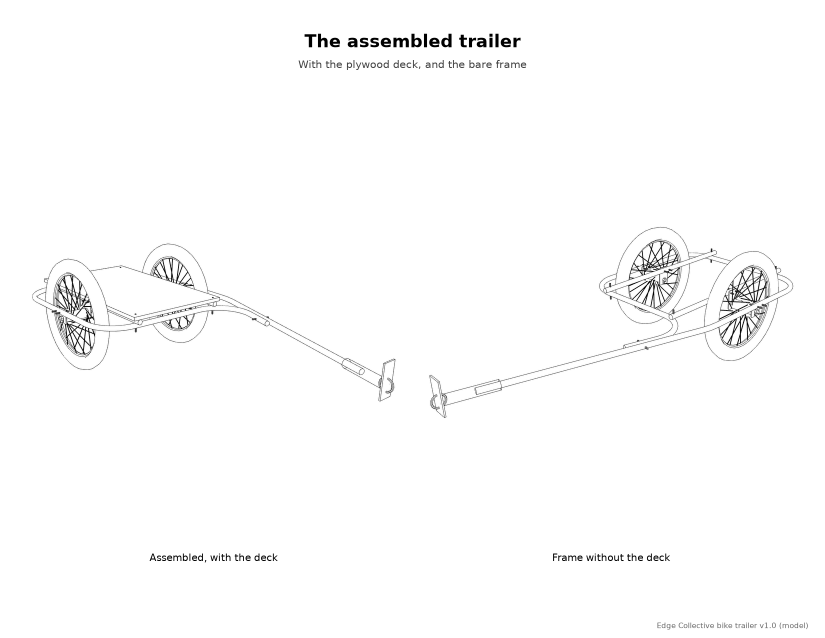
#> input picture bike_trailer/print/pages/02_assembled.png, 1650 x 1275 px, found by its file name (shown at 1/2 size)
$ python bt_print.py ../print/pages/01_title.png ../print/pages/02_assembled.png
#> lines starting #> are read from the running program, lines starting #| are printed output that depends on the picture
### bike_trailer/generator/bt_geom.py
"""Edge Collective bike trailer, version 1.0 (edgecollective.io/projects/biketrailer).
1/2 in EMT conduit frame bent from one 10 ft length, two inner bars from a
second length, 16 in kids' wheels in laser-cut dropouts, vinyl-tube hitch.
Pure Python.  Inches, Z up, +Y forward (toward the bike), +X to the right.
Frame sizes are estimates from the photos; the dropouts follow the
project's own OpenSCAD files (v0.3)."""
import math

MM = 1.0 / 25.4
OD = 0.706                     # 1/2 in EMT outside diameter
RP = OD / 2
RB = 4.5                       # bender centreline radius
WR = 8.125                     # 16 in tire, outside radius
TIRE_W = 2.1
OLD = 100 * MM                 # hub locknut width
PLATE = 3.2 * MM               # 0.125 in stainless
XO = 11.5                      # outer bars (x = +-XO)
XI = XO - (OLD + 2 * PLATE + OD)   # inner bars, ~4.9 in inside
YS = 7.0                       # outer bar straight: y -YS..+YS
YC = YS + RB                   # cross members at y = +-YC
AXLE_Z = WR
ZO = AXLE_Z + 26 * MM          # outer bar centre (short dropout: axle 26 mm below the bar)
ZI = ZO + OD                   # inner bars sit on the cross members
PHI = math.radians(15.4)       # tongue angle in from straight ahead
TIP_Y = YC + 27.0

COL = {'conduit': (0.74, 0.76, 0.78, 1.0), 'plate': (0.60, 0.62, 0.65, 1.0), 'tire': (0.10, 0.10, 0.11, 1.0),
       'rim': (0.80, 0.81, 0.83, 1.0), 'hub': (0.55, 0.56, 0.58, 1.0), 'spoke': (0.78, 0.79, 0.80, 1.0),
       'bolt': (0.45, 0.46, 0.48, 1.0), 'vinyl': (0.86, 0.92, 0.96, 1.0), 'deck': (0.78, 0.63, 0.43, 1.0),
       'cap': (0.85, 0.20, 0.15, 1.0), 'hitch': (0.25, 0.26, 0.28, 1.0)}


# ---------------------------------------------------------------- paths and tubes
def path_points(segs, z, step_deg=8.0):
    """segs: ('L', (x0,y0), (x1,y1)) or ('A', centre, r, a0, a1) in degrees.
    Returns centreline points (x, y, z) and the total length."""
#> called with z = 9.15, step_deg = 4
    pts, length = [], 0.0
    for s in segs:
        if s[0] == 'L':
            p0, p1 = s[1], s[2]
            if not pts:
                pts.append((p0[0], p0[1], z))
            pts.append((p1[0], p1[1], z))
            length += math.hypot(p1[0] - p0[0], p1[1] - p0[1])
        else:
            c, r, a0, a1 = s[1], s[2], s[3], s[4]
            n = max(2, int(abs(a1 - a0) / step_deg))
            for k in range(0 if not pts else 1, n + 1):
                a = math.radians(a0 + (a1 - a0) * k / n)
                pts.append((c[0] + r * math.cos(a), c[1] + r * math.sin(a), z))
            length += r * math.radians(abs(a1 - a0))
    clean = [pts[0]]
    for p in pts[1:]:
        if math.dist(p, clean[-1]) > 1e-6:
            clean.append(p)
    return clean, length


# [69 lines left out: functions tube, cyl, torus, box, not called in this run]


# ---------------------------------------------------------------- the main frame
def main_frame_segments():
    """One 10 ft conduit: tongue tip -> tongue -> left outer bar -> back ->
    right outer bar -> front cross member -> curves forward, bolted beside
    the tongue."""
    s, c_ = math.sin(PHI), math.cos(PHI)
    rt = 9.0                                         # gentle bend from the left bar into the tongue
    ctr = (-XO + rt, YS + 2.0)
    bend_end = (ctr[0] - rt * c_, ctr[1] + rt * s)
    tl = (TIP_Y - bend_end[1]) / c_
    tip = (bend_end[0] + s * tl, TIP_Y)
    segs = [('L', tip, bend_end),
            ('A', ctr, rt, 180.0 - math.degrees(PHI), 180.0),
            ('L', (-XO, YS + 2.0), (-XO, -YS)),
            ('A', (-XO + RB, -YS), RB, 180.0, 270.0),
            ('L', (-XO + RB, -YC), (XO - RB, -YC)),
            ('A', (XO - RB, -YS), RB, 270.0, 360.0),
            ('L', (XO, -YS), (XO, YS)),
            ('A', (XO - RB, YS), RB, 0.0, 90.0)]
    # front cross member heading -x, then a right turn into a tail beside the tongue
    d = (s, c_)                                      # tongue direction, toward the tip
    nr = (c_, -s)                                    # tongue's right-hand side
    off = OD                                         # tail centreline one pipe diameter inside the tongue
    # turn centre at (xc, YC + RB); turn ends heading d at (xc, YC + RB) - RB * nr
    # that point must lie on the tongue line shifted by `off` along nr
    p0 = (tip[0] + off * nr[0], tip[1] + off * nr[1])
    # solve xc: (xc - RB*c_ - p0x, YC + RB + RB*s - p0y) parallel to d
    ey = YC + RB + RB * s
    xc = p0[0] + d[0] * (ey - p0[1]) / d[1] + RB * c_
    end = (xc - RB * c_, ey)
    a_end = math.degrees(math.atan2(end[1] - (YC + RB), end[0] - xc))   # clockwise from 270 deg
    segs += [('L', (XO - RB, YC), (xc, YC)),
             ('A', (xc, YC + RB), RB, 270.0, a_end if a_end < 270.0 else a_end - 360.0)]
    tail_len = 4.5
    segs.append(('L', end, (end[0] + d[0] * tail_len, end[1] + d[1] * tail_len)))
    joint = (end[0] + d[0] * tail_len / 2 - off / 2 * nr[0], end[1] + d[1] * tail_len / 2 - off / 2 * nr[1])
    return segs, tip, xc, joint


# ---------------------------------------------------------------- dropouts
def dropout_outline(long):
    """Plate outline in (u along the bar, v up), inches, centred on the
    plate; slot open at the bottom.  From ver_0.3_wide_*.scad."""
    w, h = 35.0, 45.0 + (18.0 if long else 0.0)
    rr = 5.0
    hw, hh = w / 2 + rr, h / 2 + rr
    slot_w, slot_head = 10.0, -h / 2 + 20.0 - rr        # head centre v
    pts = []

    def arc(cx, cy, a0, a1, n=5):
        for k in range(n + 1):
            a = math.radians(a0 + (a1 - a0) * k / n)
            pts.append((cx + rr * math.cos(a), cy + rr * math.sin(a)))
    # bottom edge left to the slot
    pts.append((-hw + rr, -hh))
    pts.append((-slot_w / 2, -hh))
    pts.append((-slot_w / 2, slot_head))
    for k in range(1, 8):                                # rounded slot head (semicircle, radius 5)
        a = math.radians(180 - 180 * k / 8)
        pts.append((slot_w / 2 * math.cos(a), slot_head + slot_w / 2 * math.sin(a)))
    pts.append((slot_w / 2, slot_head))
    pts.append((slot_w / 2, -hh))
    pts.append((hw - rr, -hh))
    arc(hw - rr, -hh + rr, -90, 0)
    arc(hw - rr, hh - rr, 0, 90)
    arc(-hw + rr, hh - rr, 90, 180)
    arc(-hw + rr, -hh + rr, 180, 270)
    screw_v = h / 2 - 18.0 / 2 + rr
    screw_u = w / 2 - 4.0
    axle_v = slot_head
    return ([(u * MM, v * MM) for u, v in pts], [(su * screw_u * MM, screw_v * MM) for su in (-1, 1)], 2.0 * MM,
            axle_v * MM, screw_v * MM)


# [114 lines left out: functions plate_faces, wheel_parts, build, materials, not called in this run]

### bike_trailer/generator/bt_print.py
"""Black-and-white print set for the Edge Collective bike trailer v1.0:
hidden-line renders from IngeTrazo plus to-scale drawings, one PDF.
Usage: bt_print.py OUT_DIR RENDER_DIR"""
import math
import os
import sys

import matplotlib
matplotlib.use('Agg')
import matplotlib.pyplot as plt
from matplotlib.backends.backend_pdf import PdfPages
from matplotlib.patches import Polygon, FancyArrowPatch, Circle, Rectangle
from PIL import Image, ImageOps

sys.path.insert(0, os.path.dirname(os.path.abspath(__file__)))
import bt_geom as B

OUT, REN = sys.argv[1], sys.argv[2]
os.makedirs(os.path.join(OUT, 'pages'), exist_ok=True)
plt.rcParams.update({'font.family': 'DejaVu Sans', 'hatch.color': 'black', 'hatch.linewidth': 0.35, 'pdf.fonttype': 42})
LAND, PORT = (11.0, 8.5), (8.5, 11.0)
MM = B.MM


def frac(x, den=8):
    n = int(round(x * den)); w, r = divmod(n, den)
    if r == 0:
        return '%d' % w
    g = math.gcd(r, den)
    return ('%d %d/%d' % (w, r // g, den // g)) if w else '%d/%d' % (r // g, den // g)


def crop(path, pad=30):
    im = Image.open(path).convert('L')
    box = ImageOps.invert(im).point(lambda v: 255 if v > 12 else 0).getbbox()
    if box:
        x0, y0, x1, y1 = box
        im = im.crop((max(0, x0 - pad), max(0, y0 - pad), min(im.width, x1 + pad), min(im.height, y1 + pad)))
    return im


def page(size, title, subtitle=None):
    fig = plt.figure(figsize=size)
    fig.text(0.5, 1 - 0.45 / size[1], title, ha='center', va='top', fontsize=17, fontweight='bold')
    if subtitle:
        fig.text(0.5, 1 - 0.80 / size[1], subtitle, ha='center', va='top', fontsize=10, color='0.25')
    fig.text(0.98, 0.012, 'Edge Collective bike trailer v1.0 (model)', ha='right', va='bottom', fontsize=7, color='0.4')
    return fig


def image(fig, name, left, bottom, width, height, caption=None):
    path = os.path.join(REN, name + '.png')
    sw, sh = fig.get_size_inches()
    if not os.path.exists(path):
        fig.text((left + width / 2) / sw, (bottom + height / 2) / sh, '[render missing: %s]' % name, ha='center')
        return
    im = crop(path)
    iw, ih = im.size
    s = min(width / iw, height / ih)
    w, h = iw * s, ih * s
    l, b = left + (width - w) / 2, bottom + (height - h) / 2
    ax = fig.add_axes([l / sw, b / sh, w / sw, h / sh])
    ax.imshow(im, cmap='gray', vmin=0, vmax=255, interpolation='lanczos')
    ax.axis('off')
    if caption:
        fig.text((left + width / 2) / sw, (bottom - 0.08) / sh, caption, ha='center', va='top', fontsize=9.5)


def scaled(fig, left, bottom, width, height, scale, x0, y0):
    sw, sh = fig.get_size_inches()
    ax = fig.add_axes([left / sw, bottom / sh, width / sw, height / sh])
    ax.set_xlim(x0, x0 + width * scale); ax.set_ylim(y0, y0 + height * scale)
    ax.set_aspect('equal'); ax.axis('off')
    return ax


def poly(ax, pts, hatch=None, ls='-', lw=0.9, fill='white', z=2):
    ax.add_patch(Polygon(pts, closed=True, facecolor=fill, edgecolor='black', hatch=hatch, linestyle=ls, lw=lw, zorder=z))


def dim(ax, p1, p2, text, off, fs=8):
    dx, dy = p2[0] - p1[0], p2[1] - p1[1]
    L = math.hypot(dx, dy); nx, ny = -dy / L, dx / L
    a = (p1[0] + nx * off, p1[1] + ny * off); b = (p2[0] + nx * off, p2[1] + ny * off)
    for p, q in ((p1, a), (p2, b)):
        ax.plot([p[0] + nx * off * 0.1, q[0] + nx * off * 0.08], [p[1] + ny * off * 0.1, q[1] + ny * off * 0.08],
                color='black', lw=0.5, zorder=5)
    ax.add_patch(FancyArrowPatch(a, b, arrowstyle='<->', mutation_scale=7, lw=0.6, color='black', zorder=5))
    ang = math.degrees(math.atan2(dy, dx))
    if ang > 90 or ang < -90:
        ang += 180
    ax.text((a[0] + b[0]) / 2, (a[1] + b[1]) / 2, text, ha='center', va='center', rotation=ang, fontsize=fs, zorder=6,
            bbox=dict(facecolor='white', edgecolor='none', pad=0.6))


def note(ax, xy, xytext, text, fs=8):
    ax.annotate(text, xy=xy, xytext=xytext, fontsize=fs, ha='left', va='center', zorder=7,
                bbox=dict(facecolor='white', edgecolor='none', pad=0.8),
                arrowprops=dict(arrowstyle='-', lw=0.5, color='black', shrinkA=0, shrinkB=1))


def pipe2d(ax, pts, r=B.RP, lw=0.9):
    """Plan view of a pipe: its two edges from a centreline polyline."""
    left, right = [], []
    n = len(pts)
    for i, p in enumerate(pts):
        a = pts[max(i - 1, 0)]; b = pts[min(i + 1, n - 1)]
        tx, ty = b[0] - a[0], b[1] - a[1]
        L = math.hypot(tx, ty); nx, ny = -ty / L, tx / L
        left.append((p[0] + nx * r, p[1] + ny * r)); right.append((p[0] - nx * r, p[1] - ny * r))
    poly(ax, left + right[::-1], lw=lw)


segs, tip, xc, joint = B.main_frame_segments()
pts3, L_main = B.path_points(segs, B.ZO, step_deg=4.0)
PTS = [(p[0], p[1]) for p in pts3]

# bend schedule from the tip
sched = []
pos = 0.0
prev_heading = None
for s in segs:
    if s[0] == 'L':
        L = math.hypot(s[2][0] - s[1][0], s[2][1] - s[1][1])
        sched.append(('straight', pos, pos + L, None, None))
        pos += L
    else:
        c, r, a0, a1 = s[1:]
        L = r * math.radians(abs(a1 - a0))
        turn = 'left' if a1 > a0 else 'right'
        sched.append(('bend', pos, pos + L, abs(a1 - a0), turn, r))
        pos += L

pdf_path = os.path.join(OUT, 'bike_trailer_print.pdf')
names = []
with PdfPages(pdf_path) as pdf:
    def emit(fig, name):
        pdf.savefig(fig); fig.savefig(os.path.join(OUT, 'pages', name + '.png'), dpi=150); plt.close(fig); names.append(name)

    # 1 title
    fig = page(LAND, 'Bike Trailer v1.0 (Edge Collective)',
               '1/2 in EMT conduit frame  |  recycled 16 in wheels  |  laser-cut dropouts  |  vinyl-tube hitch')
    image(fig, '00_overview', 0.4, 2.4, 10.2, 4.8, '1 Materials   >   2 Bent main frame   >   3 Assembled trailer   >   4 Exploded')
    facts = ['Main frame: one 10 ft length of 1/2 in EMT, bent into the tongue and a loop around both wheels (about %s x %s in).'
             % (frac(2 * B.XO + B.OD), frac(2 * B.YC + B.OD)),
             'Inner bars: two %s in pieces from a second 10 ft length, bolted on top of the loop.' % frac(2 * B.YC + 2),
             'Each wheel hangs between a short dropout (outer bar) and a long dropout (inner bar, one pipe higher).',
             'Hitch: 6 in of 7/8 in braided vinyl tube over the tongue tip, to a Burley-style coupler on the bike axle.',
             'Frame sizes are estimates from the project photos; dropouts follow the project\'s SCAD files.']
    for i, t in enumerate(facts):
        fig.text(0.6 / 11, (1.75 - i * 0.27) / 8.5, u'•  ' + t, fontsize=9.5, va='center')
    emit(fig, '01_title')

    # 2 assembled
    fig = page(LAND, 'The assembled trailer', 'With the plywood deck, and the bare frame')
    image(fig, '02_assembled', 0.3, 1.2, 5.1, 6.0, 'Assembled, with the deck')
#> in crop, `box = ImageOps.invert(im).point(lambda v: 255 if v > 12 else 0).getbbo..`: box = (64, 67, 1616, 1260)
#> in crop, `x0, y0, x1, y1 = box`: x0 = 64; y0 = 67; x1 = 1616; y1 = 1260
#> in crop, `im = im.crop((max(0, x0 - pad), max(0, y0 - pad), min(im.width, x1 + p..`:
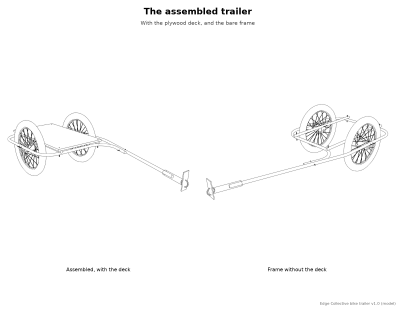
#> im: PIL image 1612x1238 L (shown at 1/4 size); min 0, max 255, mean 251.7
    image(fig, '03_no_deck', 5.6, 1.2, 5.1, 6.0, 'Frame without the deck')
    emit(fig, '02_assembled')

    # 3 frame plan, to scale
    fig = page(LAND, 'Frame, from above (1:7)', 'Main frame (one 10 ft conduit), inner bars, wheels dashed, dropouts')
    ax = scaled(fig, 0.6, 0.4, 9.8, 7.0, 7.0, -21.0, -25.0)
    # rotate so the tongue points right: draw (y, -x)
    R = lambda p: (p[1], -p[0])
    pipe2d(ax, [R(p) for p in PTS])
    for sx in (-1, 1):
        pipe2d(ax, [R((sx * B.XI, -B.YC - 1.0)), R((sx * B.XI, B.YC + 1.0))])
        xw = sx * (B.XO + B.XI) / 2
        a, b = R((xw - B.TIRE_W / 2, -B.WR)), R((xw + B.TIRE_W / 2, B.WR))
        ax.add_patch(Rectangle((min(a[0], b[0]), min(a[1], b[1])), abs(b[0] - a[0]), abs(b[1] - a[1]), fill=False, ls=(0, (3, 2)), lw=0.7))
        for xb, inward in ((sx * B.XO, -sx), (sx * B.XI, sx)):
            xf = xb + inward * B.RP
            p0, p1 = R((xf, -22.5 * MM)), R((xf + inward * 0.125, 22.5 * MM))
            ax.add_patch(Rectangle((min(p0[0], p1[0]), min(p0[1], p1[1])), abs(p1[0] - p0[0]), abs(p1[1] - p0[1]),
                                   facecolor='black', lw=0.3))
    for sx in (-1, 1):
        for sy in (-1, 1):
            ax.plot(*R((sx * B.XI, sy * B.YC)), marker='o', ms=2.5, color='black', zorder=8)
    ax.plot(*R(joint), marker='o', ms=2.5, color='black', zorder=8)
    tube_end = (tip[0] + math.sin(B.PHI) * 3.5, tip[1] + math.cos(B.PHI) * 3.5)
    poly(ax, [R((tip[0] - 0.6, tip[1] - 2.5)), R((tip[0] + 0.6, tip[1] - 2.5)), R((tube_end[0] + 0.6, tube_end[1])),
              R((tube_end[0] - 0.6, tube_end[1]))], hatch='xxxx', lw=0.6, z=3)
    xb_, yo_ = -B.YC - B.RP, B.XO + B.RP              # drawing coords: back edge x, outer edge |y|
    tube_x = tube_end[1]
    dim(ax, (xb_, -yo_), (xb_, yo_), frac(2 * B.XO + B.OD) + ' outside', 3.4)
    dim(ax, (xb_, -yo_), (-xb_, -yo_), frac(2 * B.YC + B.OD) + ' outside', -3.2)
    dim(ax, (xb_, -yo_), (tube_x, -yo_), frac(tube_x - xb_) + ' overall, back to hitch', -7.0)
    dim(ax, (2.0, B.XI), (2.0, B.XO), frac(B.XO - B.XI), 0.0, fs=7)
    note(ax, R((-B.XI, -B.YC)), (-9.0, 17.5), 'bolts: inner bars to the loop (4)', fs=7.5)
    note(ax, R(joint), (24.0, 17.0), 'bolt: tongue joint', fs=7.5)
    note(ax, R((tip[0], tip[1] + 1.0)), (30.0, -2.0), 'vinyl tube + hitch', fs=7.5)
    note(ax, (4.0, -(B.XO + B.XI) / 2), (16.0, -13.5), 'wheels (dashed) between their dropouts', fs=7.5)
    ax.text(xb_ - 7.0, 0.0, 'back', ha='center', va='center', fontsize=8, rotation=90, color='0.3')
    ax.text(tube_x + 2.0, 6.0, 'to bike', ha='left', va='center', fontsize=8, color='0.3')
    emit(fig, '03_plan')
#> call 3 of emit, with name = '03_plan'
#> in emit (call 3), `pdf.savefig(fig)`:
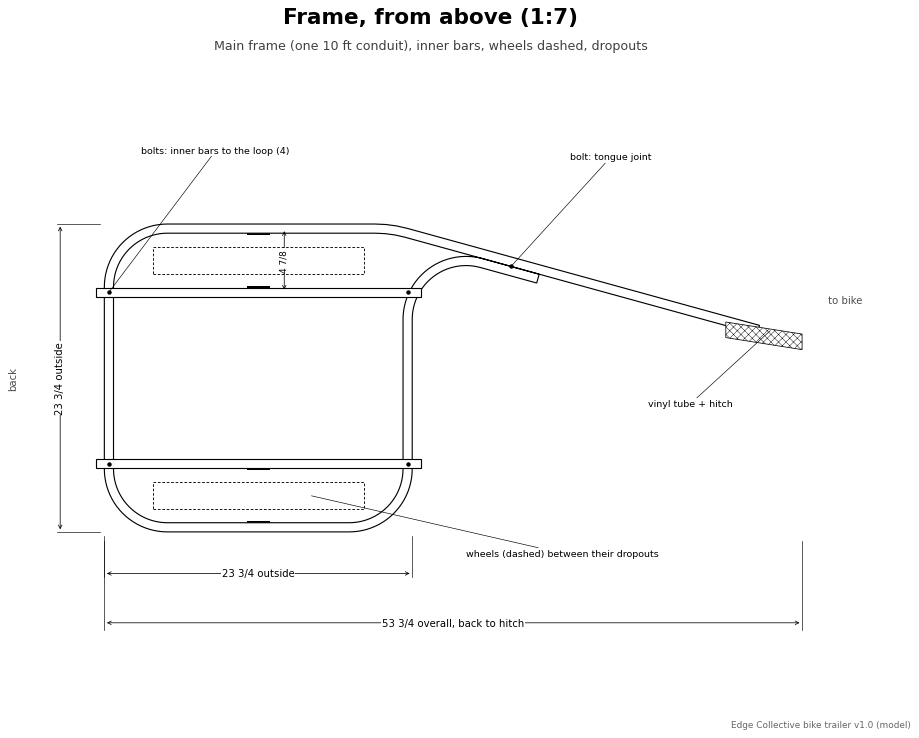
#> figure drawn by matplotlib, 1 panel

    # 4 wheel mount: render + section drawing
    fig = page(LAND, 'The wheel mount', 'Short dropout on the outer bar, long dropout on the inner bar, axle level')
    image(fig, '04_wheel_mount', 0.3, 1.0, 5.6, 6.4)
    fig.text(6.3 / 11, 7.4 / 8.5, 'Section through the axle, looking forward (1:1.6)', fontsize=10, fontweight='bold')
    ax = scaled(fig, 6.2, 1.0, 4.5, 6.2, 1.6, -13.4, 3.0)
    xw = -(B.XO + B.XI) / 2
    ax.add_patch(Circle((-B.XO, B.ZO), B.RP, facecolor='white', edgecolor='black', lw=0.9, hatch='////', zorder=3))
    ax.add_patch(Circle((-B.XI, B.ZI), B.RP, facecolor='white', edgecolor='black', lw=0.9, hatch='////', zorder=3))
    ax.add_patch(Circle((-B.XI, B.ZO), B.RP, facecolor='white', edgecolor='black', lw=0.6, ls=(0, (2, 1.5)), zorder=2))
    for xb, long, inward in ((-B.XO, False, 1), (-B.XI, True, -1)):
        ol, holes, hr, axle_v, screw_v = B.dropout_outline(long)
        zb = B.ZI if long else B.ZO
        vs = [p[1] for p in ol]
        z0, z1 = zb - screw_v + min(vs), zb - screw_v + max(vs)
        xf = xb + inward * B.RP
        ax.add_patch(Rectangle((min(xf, xf + inward * B.PLATE), z0), B.PLATE, z1 - z0, facecolor='black', lw=0.3, zorder=4))
        ax.plot([xb - 1.0, xb + 1.0], [zb, zb], color='black', lw=0.6, zorder=5)
    ax.add_patch(Rectangle((xw - B.OLD / 2, B.AXLE_Z - 0.7), B.OLD, 1.4, facecolor='white', edgecolor='black', lw=0.8, zorder=3))
    ax.add_patch(Rectangle((xw - B.OLD / 2 - B.PLATE - 0.55, B.AXLE_Z - 0.19), B.OLD + 2 * B.PLATE + 1.1, 0.38,
                           facecolor='white', edgecolor='black', lw=0.6, zorder=2))
    ax.add_patch(Rectangle((xw - B.TIRE_W / 2, 0.0), B.TIRE_W, 2 * B.WR, facecolor='none', edgecolor='black', lw=0.6,
                           ls=(0, (3, 2)), zorder=1))
    ax.plot([xw, xw], [-0.3, 2 * B.WR + 0.3], color='black', lw=0.4, ls='-.')
    dim(ax, (-B.XO, B.ZO), (-B.XI, B.ZO), frac(B.XO - B.XI) + ' bar centres', -2.4, fs=7)
    dim(ax, (xw - B.OLD / 2, B.AXLE_Z - 0.7), (xw + B.OLD / 2, B.AXLE_Z - 0.7), 'hub 100 mm', -1.3, fs=7)
    ax.text(-13.2, 3.4, 'axle %s in above the ground' % frac(B.AXLE_Z), fontsize=7.5)
    note(ax, (-B.XI, B.ZI + B.RP), (-9.6, 11.9), 'inner bar, one pipe higher', fs=7.5)
    note(ax, (-B.XO, B.ZO + B.RP), (-13.2, 11.2), 'outer bar', fs=7.5)
    note(ax, (-B.XI + B.RP + 0.06, B.ZI - 1.6), (-8.4, 5.0), 'long dropout', fs=7.5)
    note(ax, (-B.XO - B.RP - 0.06, B.ZO - 1.2), (-13.2, 5.8), 'short dropout', fs=7.5)
    note(ax, (xw + B.TIRE_W / 2, 12.2), (-8.0, 12.6), 'tire (dashed)', fs=7.5)
    emit(fig, '04_wheel_mount')
#> call 4 of emit, with name = '04_wheel_mount'
#> in emit (call 4), `pdf.savefig(fig)`:
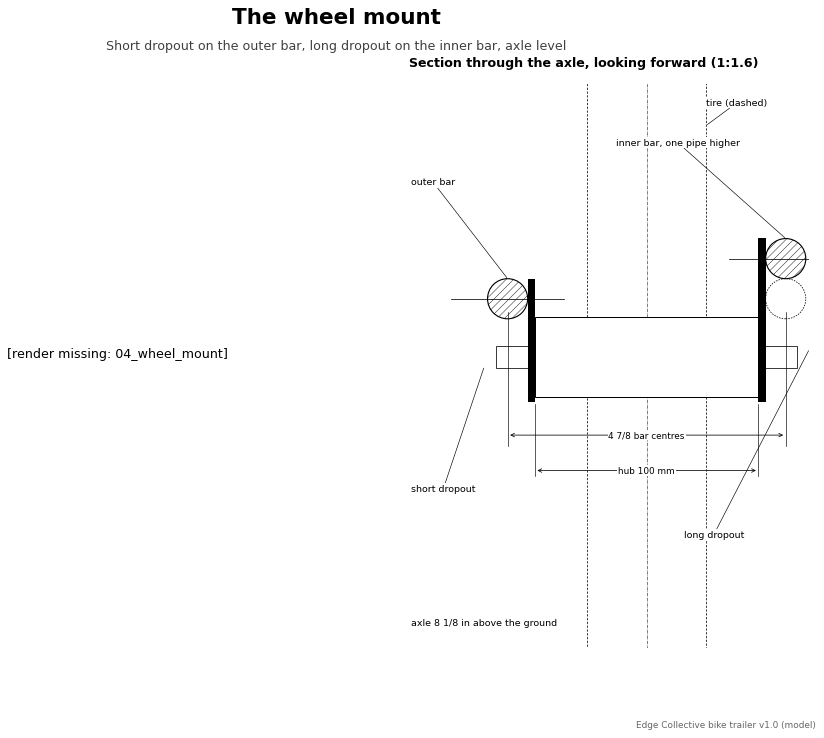
#> figure drawn by matplotlib, 1 panel

    # 5 bend layout
    fig = page(LAND, 'Bending the main frame (one 10 ft conduit)',
               'Marks measured along the pipe from the tongue (hitch) end, centreline; all bends in one plane')
    ax = scaled(fig, 0.5, 4.3, 10.0, 2.2, 12.6, -3.0, -8.0)
    ax.add_patch(Rectangle((0.0, -B.RP * 3), L_main, B.OD * 3, facecolor='white', edgecolor='black', lw=0.9))
    k = 0
    for row in sched:
        if row[0] == 'bend':
            _, a, b, ang, turn, r = row
            k += 1
            ax.add_patch(Rectangle((a, -B.RP * 3), b - a, B.OD * 3, facecolor='white', edgecolor='black', hatch='////', lw=0.6))
            ax.text((a + b) / 2, 4.2 + (k % 2) * 3.2, 'B%d' % k, ha='center', va='bottom', fontsize=8, fontweight='bold')
            ax.plot([(a + b) / 2, (a + b) / 2], [B.RP * 3, 4.0 + (k % 2) * 3.2], color='black', lw=0.5)
#> (the rest of the program and of its run is left out)
